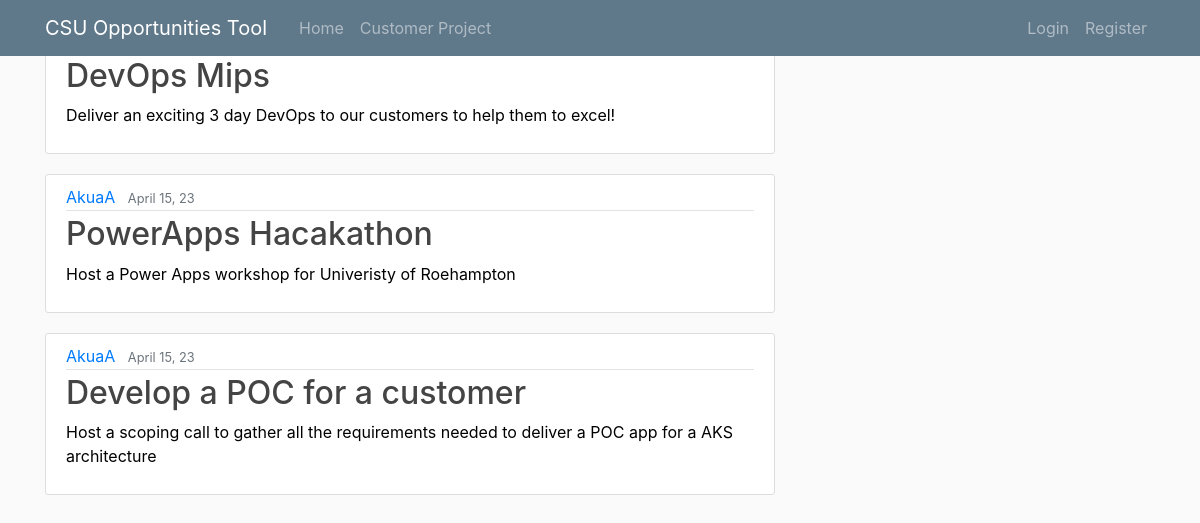
Before: /customer_project/ with the older database file.
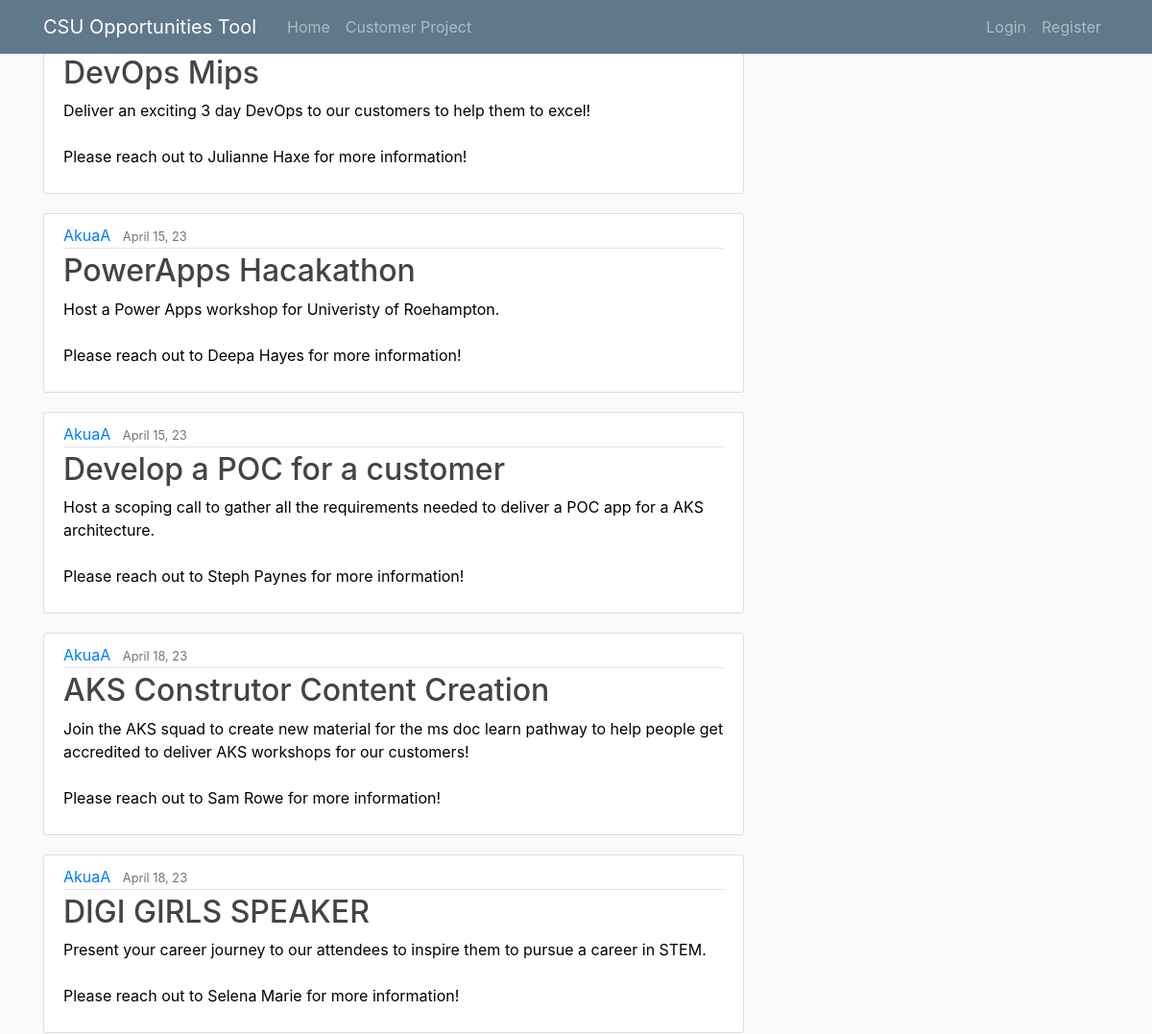
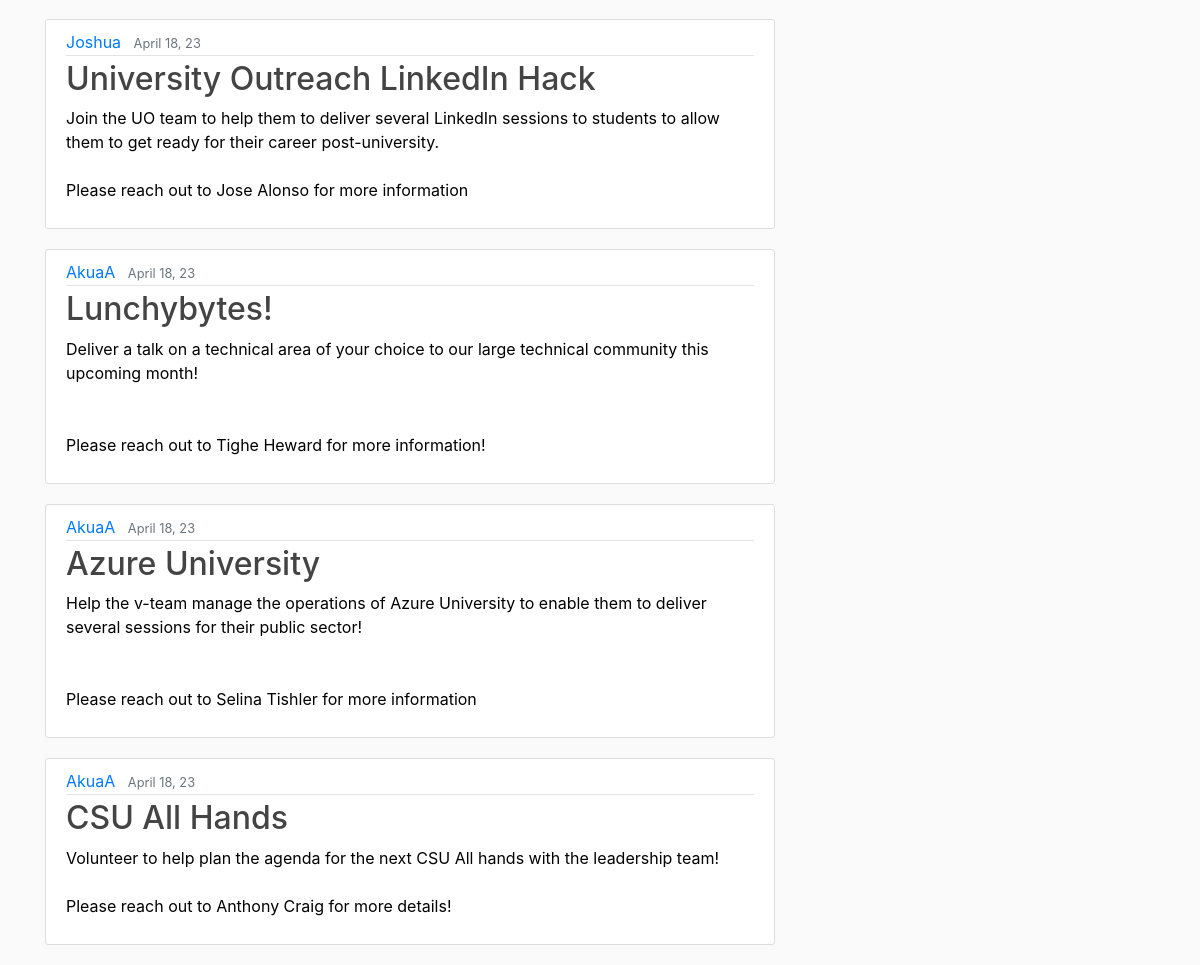
After: the same page with the newer database file (2 pictures, top to bottom).
### tracker/models.py (models this page shows, shortened)
class Opportunity(models.Model):
    title = models.CharField(max_length=100)
    content = models.TextField()
    date_posted = models.DateTimeField(default=timezone.now)
    author = models.ForeignKey(User, on_delete = models.CASCADE)

### tracker/views.py (the view)
# urls.py: path('customer_project/', views.customer_project, name='tracker-customer_project'),
def customer_project(request):
    context = {
        'opportunities': Opportunity.objects.all()
    }
    return render(request, 'tracker/customer_project.html', context)

### tracker/templates/tracker/customer_project.html (shortened to what this page needs)
{% extends "tracker/base.html" %}
{% load static %}
{% block content %}
    {% for opportunity in opportunities %}
    <article class="media content-section">
        <div class="media-body">
          <div class="article-metadata">
            <a class="mr-2" href="#">{{ opportunity.author }}</a>
            <small class="text-muted">{{ opportunity.date_posted|date:"F d, y" }}</small>
          </div>
          <h2><a class="article-title" href="{% url 'opportunity-detail' opportunity.id %}">{{ opportunity.title }}</a></h2>
          <p class="article-content">{{ opportunity.content }}</p>
        </div>
      </article>
    {% endfor %}
{% endblock content %}

### tracker/templates/tracker/base.html (shortened to what this page needs)
{% load static %}
<!DOCTYPE html>
<html>
     <link rel="stylesheet" href="https://cdn.jsdelivr.net/npm/bootstrap@4.0.0/dist/css/bootstrap.min.css">
     <link rel="stylesheet" type="text/css" href="{% static 'tracker/main.css' %}">
     <link rel="stylesheet" type="text/css" href="{%static 'tracker/images'%}">
<header class="site-header">
    <nav class="navbar navbar-expand-md navbar-dark bg-steel fixed-top">
      <div class="container">
        <a class="navbar-brand mr-4" href="{%url 'tracker-home'%}"> CSU Opportunities Tool</a>
        <div class="collapse navbar-collapse" id="navbarToggle">
          <div class="navbar-nav mr-auto">
            <a class="nav-item nav-link" href="{%url 'tracker-home'%}">Home</a>
            <a class="nav-item nav-link" href="{%url 'tracker-customer_project'%}">Customer Project</a>
          </div>
          <div class="navbar-nav">
            {%if user.is_authenticated%}
                <a class="nav-item nav-link" href="{% url 'opportunity-create'%}">New Opportunity</a>
                <a class="nav-item nav-link" href="{% url 'profile'%}">Profile</a>
                <a class="nav-item nav-link" href="{% url 'logout'%}">Log Out</a>
            {%else%}
              <a class="nav-item nav-link" href="{%url 'login'%}">Login</a>
              <a class="nav-item nav-link" href="{%url 'register'%}">Register</a>
            {%endif%}
          </div>
        </div>
      </div>
    </nav>
</header>
<main role="main" class="container">
    <div class="row">
      <div class="col-md-8">
        {% block content %}{% endblock %}
      </div>
    </div>
</body>
</html>

### tracker/static/tracker/main.css (style rules this page uses)
h1, h2, h3, h4, h5, h6 { color: turquoise; }
.bg-steel { background-color: #5f788a; }
.content-section { background: #ffffff; padding: 10px 20px; border: 1px solid #dddddd; border-radius: 3px; margin-bottom: 20px; }
.article-title { color: #444444; }
.article-content { white-space: pre-line; }
.article-metadata { padding-bottom: 1px; margin-bottom: 4px; border-bottom: 1px solid #e3e3e3 }

Changed rows visible on the page:
changed Opportunity "DevOps Mips": content "Deliver an exciting 3 day DevOps to our customers to help them to excel!" → "Deliver an exciting 3 day DevOps to our customers to help them to excel! Please reach out to Julianne Haxe for more information!"
changed Opportunity "PowerApps Hacakathon": content "Host a Power Apps workshop for Univeristy of Roehampton" → "Host a Power Apps workshop for Univeristy of Roehampton. Please reach out to Deepa Hayes for more information!"
changed Opportunity "Develop a POC for a customer": content "Host a scoping call to gather all the requirements needed to deliver a POC app for a AKS architecture" → "Host a scoping call to gather all the requirements needed to deliver a POC app for a AKS architecture. Please reach out to Steph Paynes for more information!"
added Opportunity: author "AkuaA", date_posted "April 18, 23", title "AKS Construtor Content Creation", content "Join the AKS squad to create new material for the ms doc learn pathway to help people get accredited to deliver AKS workshops for our customers! Please reach out to Sam Rowe for more information!"
added Opportunity: author "AkuaA", date_posted "April 18, 23", title "DIGI GIRLS SPEAKER", content "Present your career journey to our attendees to inspire them to pursue a career in STEM. Please reach out to Selena Marie for more information!"
added Opportunity: author "Joshua", date_posted "April 18, 23", title "University Outreach LinkedIn Hack", content "Join the UO team to help them to deliver several LinkedIn sessions to students to allow them to get ready for their career post-university. Please reach out to Jose Alonso for more information"
added Opportunity: author "AkuaA", date_posted "April 18, 23", title "Lunchybytes!", content "Deliver a talk on a technical area of your choice to our large technical community this upcoming month! Please reach out to Tighe Heward for more information!"
added Opportunity: author "AkuaA", date_posted "April 18, 23", title "Azure University", content "Help the v-team manage the operations of Azure University to enable them to deliver several sessions for their public sector! Please reach out to Selina Tishler for more information"
added Opportunity: author "AkuaA", date_posted "April 18, 23", title "CSU All Hands", content "Volunteer to help plan the agenda for the next CSU All hands with the leadership team! Please reach out to Anthony Craig for more details!"
